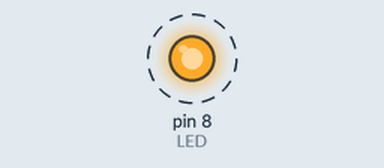
Simulated run of this sketch. Board: Arduino Uno, built with avr-gcc and run on an emulated ATmega328P. On the bench: output pins drawn as LEDs (lit = HIGH). Dashed ring = blinking.

Above: at 0.05 s.
Timing chart, 0 to 3.0 s (numbered marks = the images above):
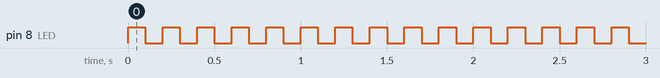

Measured:
- by itself, pin 8 (LED): alternates HIGH for 0.10 s and LOW for 0.10 s

The sketch:

fast_blink.ino
```cpp
// fast_blink — an LED on D8, on for 100 ms and off for 100 ms: 5 blinks a second.
const int LED = 8;

void setup() {
  pinMode(LED, OUTPUT);
}

void loop() {
  digitalWrite(LED, HIGH);
  delay(100);
  digitalWrite(LED, LOW);
  delay(100);
}
```
